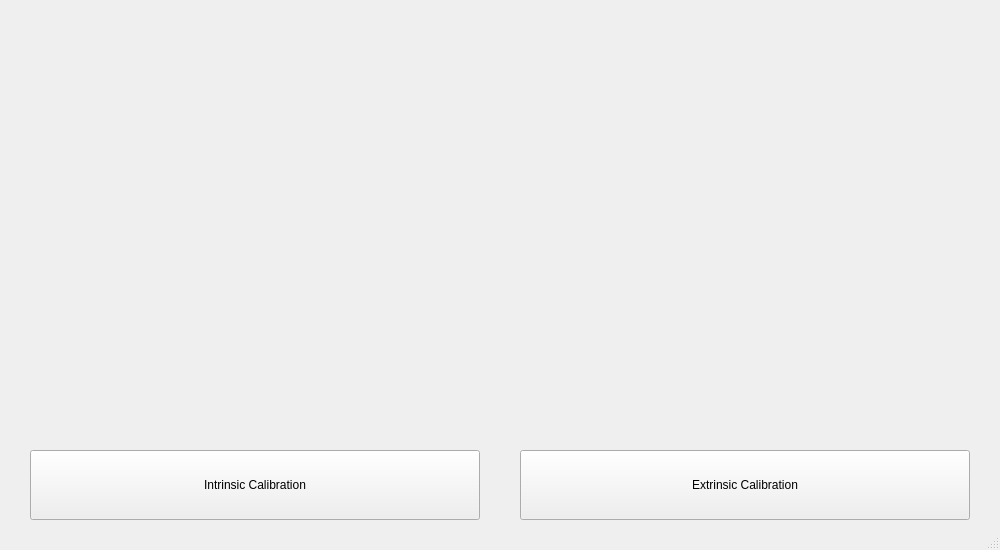
<?xml version="1.0" encoding="UTF-8"?>
<ui version="4.0">
 <class>MainWindow</class>
 <widget class="QMainWindow" name="MainWindow">
  <property name="geometry">
   <rect>
    <x>0</x>
    <y>0</y>
    <width>1000</width>
    <height>550</height>
   </rect>
  </property>
  <property name="windowTitle">
   <string>MainWindow</string>
  </property>
  <widget class="QWidget" name="centralWidget">
   <widget class="QPushButton" name="pushbtn_intrinsic">
    <property name="geometry">
     <rect>
      <x>30</x>
      <y>450</y>
      <width>450</width>
      <height>70</height>
     </rect>
    </property>
    <property name="text">
     <string>Intrinsic Calibration</string>
    </property>
   </widget>
   <widget class="QPushButton" name="pushbtn_extrinsic">
    <property name="geometry">
     <rect>
      <x>520</x>
      <y>450</y>
      <width>450</width>
      <height>70</height>
     </rect>
    </property>
    <property name="text">
     <string>Extrinsic Calibration</string>
    </property>
   </widget>
   <widget class="QLabel" name="LogoImg">
    <property name="geometry">
     <rect>
      <x>169</x>
      <y>30</y>
      <width>791</width>
      <height>381</height>
     </rect>
    </property>
    <property name="styleSheet">
     <string notr="true"/>
    </property>
    <property name="text">
     <string/>
    </property>
   </widget>
  </widget>
  <widget class="QStatusBar" name="statusBar"/>
 </widget>
 <layoutdefault spacing="6" margin="11"/>
 <resources/>
 <connections/>
</ui>
